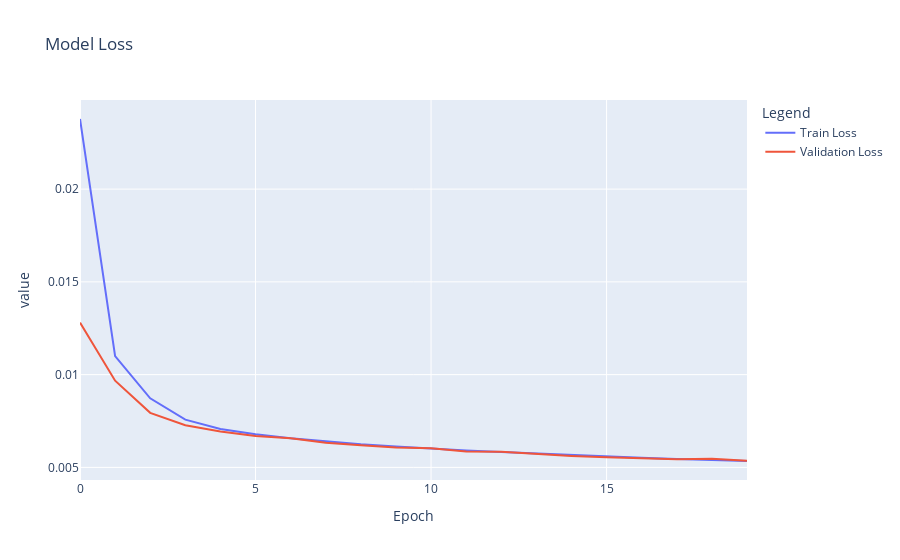

The notebook cell this image was saved under:
### Markdown cell above
We are getting a loss value very close to 0. That means the autoencoder is able to reconstruct the input data very well.

Now let's check a plot of the loss over epochs.

### Code cell
# Plot training history
plot_training_history(train_history)

### Figure 1 — Plotly figure (JSON) as saved in the notebook; plotly's stock layout.template omitted (floating-point values rounded to 4 significant figures)
{"data": [{"hovertemplate": "variable=wide_variable_0<br>Epoch=%{x}<br>value=%{y}<extra></extra>", "legendgroup": "wide_variable_0", "line": {"color": "#636efa", "dash": "solid"}, "marker": {"symbol": "circle"}, "mode": "lines", "name": "Train Loss", "orientation": "v", "showlegend": true, "type": "scatter", "x": [0, 1, 2, 3, 4, 5, 6, 7, 8, 9, 10, 11, 12, 13, 14, 15, 16, 17, 18, 19], "xaxis": "x", "y": [0.02378, 0.011, 0.008723, 0.007573, 0.007072, 0.006787, 0.006573, 0.006394, 0.00624, 0.006129, 0.006011, 0.005909, 0.005824, 0.005737, 0.005648, 0.005586, 0.005514, 0.005456, 0.005415, 0.005344], "yaxis": "y"}, {"hovertemplate": "variable=wide_variable_1<br>Epoch=%{x}<br>value=%{y}<extra></extra>", "legendgroup": "wide_variable_1", "line": {"color": "#EF553B", "dash": "solid"}, "marker": {"symbol": "circle"}, "mode": "lines", "name": "Validation Loss", "orientation": "v", "showlegend": true, "type": "scatter", "x": [0, 1, 2, 3, 4, 5, 6, 7, 8, 9, 10, 11, 12, 13, 14, 15, 16, 17, 18, 19], "xaxis": "x", "y": [0.0128, 0.009672, 0.007939, 0.007273, 0.006935, 0.006692, 0.00657, 0.006324, 0.006196, 0.00607, 0.006029, 0.005857, 0.005836, 0.005712, 0.005617, 0.005543, 0.005482, 0.005432, 0.005461, 0.005353], "yaxis": "y"}], "layout": {"legend": {"title": {"text": "Legend"}, "tracegroupgap": 0}, "title": {"text": "Model Loss"}, "xaxis": {"anchor": "y", "domain": [0, 1], "title": {"text": "Epoch"}}, "yaxis": {"anchor": "x", "domain": [0, 1], "title": {"text": "value"}}}}
